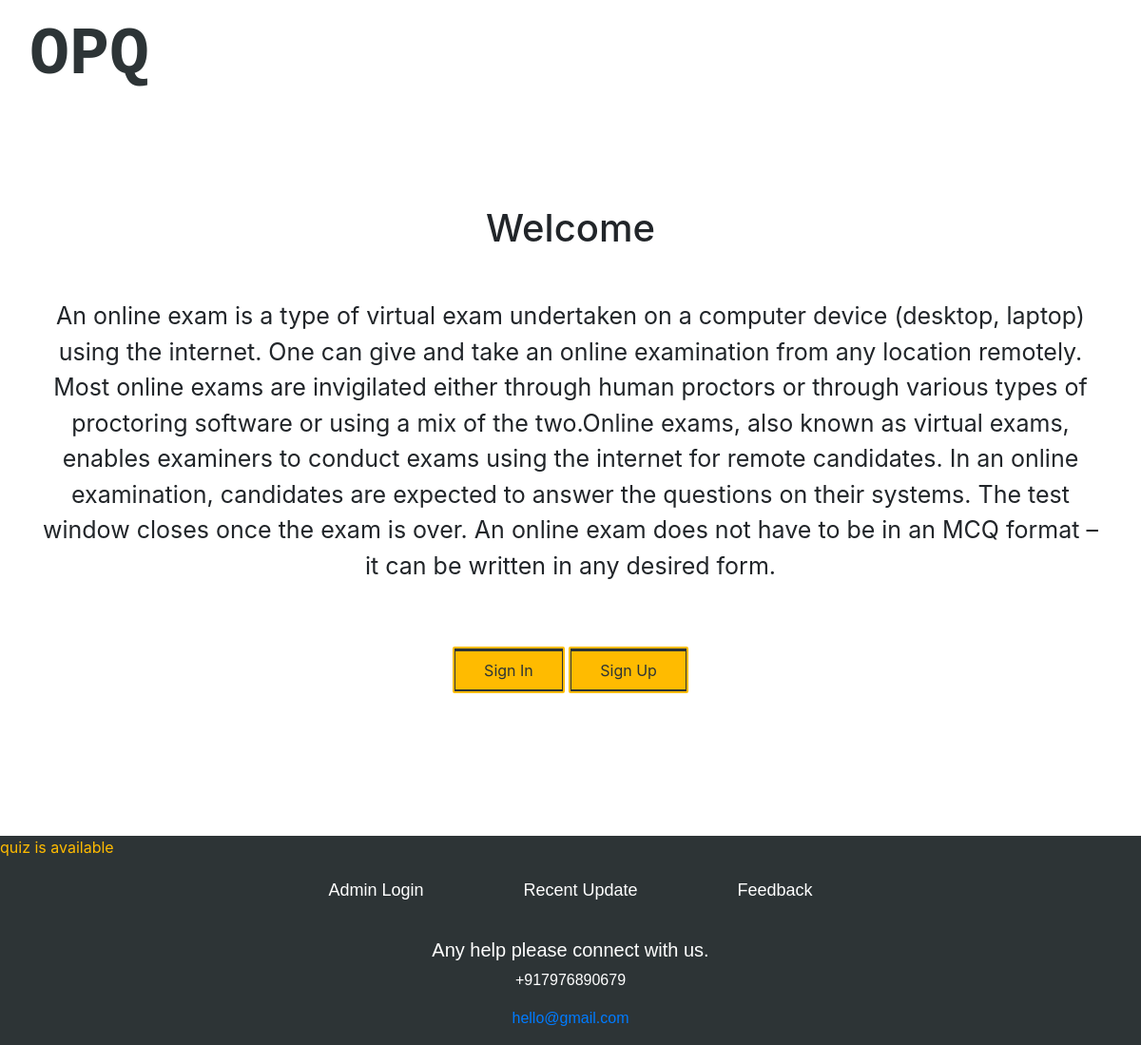
/, run on an earlier commit of the app's database.
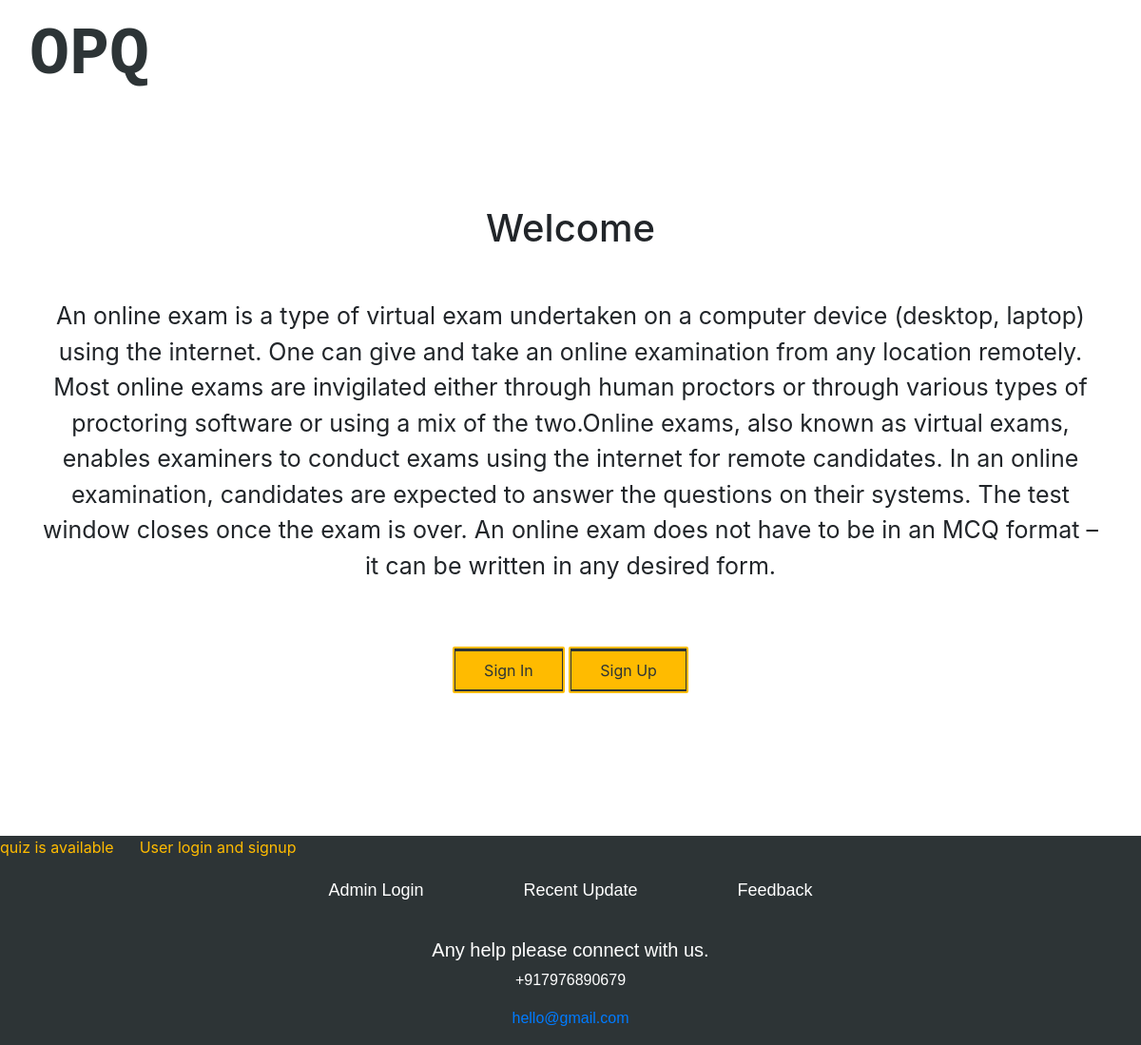
And on a later commit of the database.
### All/models.py (models this page shows)
class update(models.Model):
    date=models.DateTimeField(auto_now=True)
    title=models.CharField(max_length=100)
    desc=models.TextField(max_length=1000)

### backendofOPQ/views.py (the view)
# urls.py: path('', views.indexpage,name="homepage"),
def indexpage(request):
    updatedata=update.objects.order_by('date')[0:3]
    updatedata={
        'updatedata':updatedata
    }
    return render(request,"index.html",updatedata)

### templates/index.html (shortened to what this page needs)
{% extends "base.html" %}
{% block base %}
<!DOCTYPE html>
<html lang="en">
<head>
    <link rel="stylesheet" href="https://maxcdn.bootstrapcdn.com/font-awesome/4.7.0/css/font-awesome.min.css">
    <link rel="stylesheet" href="/static/bootstrap-css/bootstrap.css">
    <link rel="stylesheet" href="/static/css/styleWelcome.css">
</head>
<body>
<main>
  <div class="container">
      <article>
          <div class="welcome text-center">
              <h1>Welcome</h1>
              <p id="welcome-p">An online exam is a type of virtual exam undertaken on a computer device (desktop, laptop) using the internet. One can give and take an online examination from any location remotely.
                Most online exams are invigilated either through human proctors or through various types of proctoring software or using a mix of the two.Online exams, also known as virtual exams, enables examiners
                to conduct exams using the internet for remote candidates. In an online examination, candidates are expected to answer the questions on their systems. The test window closes once the exam is over.
                 An online exam does not have to be in an MCQ format – it can be written in any desired form.
              </p>
              <button class="btn" type="button"><a  id="btnH" href="{% url 'login' %}">Sign In</a></button>
              <button class="btn" type="button"><a id="btnH" href="{% url 'signup' %}" >Sign Up</a></button>
            </div>
      </article>
  </div>
</main>
  <marquee  style="background-color: #2d3436; color:#ffbb00;" onmouseover="this.stop()" onmouseout="this.start()">
    {% for update in updatedata  %}
    <a style="color:#ffbb00;" href="/updatedetails/{{update.id}}"> {{update.title}} &nbsp;&nbsp;&nbsp;&nbsp; </a>
    {% endfor %}
  </marquee>
</body>
{% endblock base %}

### templates/base.html
{% include "header.html" %}
{% block base %}
{% endblock base %}
{% include "footer.html" %}

### templates/header.html (shortened to what this page needs)
<header>
  <nav class="navbar navbar-expand-lg bg-transparent">
      <div class="container-fluid">
        <a class="navbar-brand" href="{% url 'homepage' %}">OPQ</a>
        </div>
    </nav>
</header>

### templates/footer.html (shortened to what this page needs)
<div  id="footerbody">
    <nav id="footerli">
      <a href="/admin"> admin login   </a>
      <a href="/allupdate"> recent update</a>
      <a href="/feedback">  feedback  </a>
    </nav>
    <nav id="welnav">
      <div style="margin-top: 20px;">
        <h5>Any help please connect with us.</h5>
        <p>
          +917976890679
        </p>
       <p>
        <a href="#">hello@gmail.com</a>
       </p>
      </div>
  </nav>
  </div>
</html>

### static/css/styleWelcome.css (style rules this page uses)
* { margin: 0; padding: 0; }
html { scroll-behavior: smooth; }
.navbar .navbar-brand { font-size: 70px; color: #2d3436; font-family: 'Courier New', Courier, monospace; font-weight: bold; }
#welnav { background-color:#2d3436; text-align: center; width: auto; height: auto; color:#ffbb00; overflow: hidden; }
.navbar .container-fluid { height: 100px; }
#btnH { padding: 10px 30px; background-color:#ffbb00; color:#2d3436; }
.container { margin-top: 100px; margin-bottom: 150px; }
.container p { margin-top: 50px; font-size: 25px; }
.welcome .btn { height: 49px; margin-top: 50px; border: 2px solid #ffbb00; background-color: #2d3436; padding:1px 1px 1px 1px; border-radius: 2px; }
.welcome .btn a { color: #ffbb00; text-decoration: none; }

What changed in the data, as far as the page shows it:
added update: title "User login and signup"
